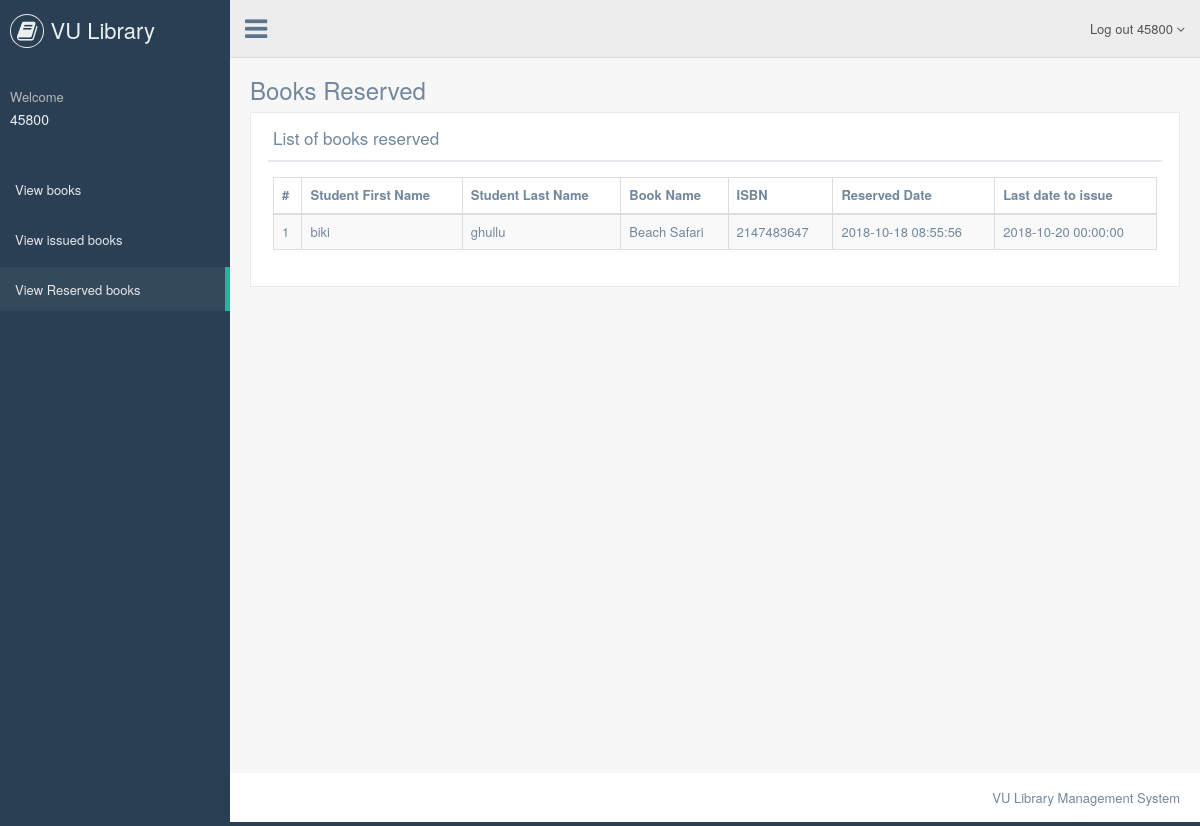
Page /viewreserve.php (signed in) on the committed database.
### tables this page shows
CREATE TABLE `bookreserve` (
  `reserveid` int(11) NOT NULL,
  `studentid` int(11) NOT NULL,
  `bookisbn` int(11) NOT NULL,
  `reserved` datetime NOT NULL,
  `due` datetime NOT NULL
);

CREATE TABLE `Student` (
  `id` int(11) NOT NULL,
  `studentid` int(10) NOT NULL,
  `firstname` varchar(100) NOT NULL,
  `lastname` varchar(100) NOT NULL,
  `password` varchar(100) NOT NULL,
  `email` varchar(100) NOT NULL,
  `phone` int(50) NOT NULL,
  `registrationdate` datetime DEFAULT NULL,
  `status` int(5) NOT NULL
);

CREATE TABLE `book` (
  `bookid` int(11) NOT NULL,
  `bookname` varchar(150) NOT NULL,
  `authid` varchar(40) NOT NULL,
  `catid` int(11) NOT NULL,
  `isbn` int(100) NOT NULL,
  `bookpublish` varchar(40) NOT NULL,
  `bookadd` datetime NOT NULL,
  `status` int(11) NOT NULL,
  `rstatus` int(11) NOT NULL
);

### viewreserve.php (the view, shortened to what this page needs)
    <?php
include("include/header.php");
include("include/connect.php");
?>
        <div class="right_col" role="main">
            <div class="">
                <div class="page-title">
                    <div class="title_left">
                        <h3>Books Reserved</h3>
                    </div>
                </div>
                <div class="clearfix"></div>
                <div class="row" style="min-height:500px">
                    <div class="col-md-12 col-sm-12 col-xs-12">
                        <div class="x_panel">
                            <div class="x_title">
                                <h2>List of books reserved</h2>
                                <div class="clearfix"></div>
                            </div>
                            <div class="x_content">
                                 <table class="table table-striped table-bordered table-hover" id="dataTables-example">
                                    <thead>
                                        <tr>
                                            <th>#</th>
                                            <th>Student First Name</th>
                                            <th>Student Last Name</th>
                                            <th>Book Name</th>
                                            <th>ISBN </th>
                                            <th>Reserved Date</th>
                                            <th>Last date to issue</th>
                                        </tr>
                                    </thead>
                                    <tbody>
                                    <?php
                                    $studid= $_SESSION['slogin'];
                                    $sql = "SELECT Student.firstname,Student.lastname,book.bookname,book.isbn,bookreserve.reserved,bookreserve.due,bookreserve.bookisbn,bookreserve.studentid,bookreserve.reserveid as rid from  bookreserve join Student  on Student.studentid=bookreserve.studentid AND Student.studentid=$studid join book on book.isbn=bookreserve.bookisbn order by bookreserve.reserveid desc";
                                    $query = $dbh -> prepare($sql);
                                    $query->execute();
                                    $results=$query->fetchAll(PDO::FETCH_OBJ);
                                    $cnt=1;
                                    if($query->rowCount() > 0)
                                    {
                                    foreach($results as $result)
                                    {
                                          ?>
                                        <tr class="odd gradeX">
                                            <td class="center"><?php echo htmlentities($cnt);?></td>
                                            <td class="center"><?php echo htmlentities($result->firstname);?></td>
                                            <td class="center"><?php echo htmlentities($result->lastname);?></td>
                                            <td class="center"><?php echo htmlentities($result->bookname);?></td>
                                            <td class="center"><?php echo htmlentities($result->isbn);?></td>
                                            <td class="center"><?php echo htmlentities($result->reserved);?></td>
                                            <td class="center"><?php echo htmlentities($result->due);?></td>
                                        </tr>
 <?php $cnt=$cnt+1;}} ?>
                                    </tbody>
                                </table>
                            </div>
                        </div>
                    </div>
                </div>
            </div>
        </div>
<?php
include("include/footer.php");
?>

### rows in the picture
bookreserve: studentid.firstname "biki", studentid.lastname "ghullu", book.bookname "Beach Safari", book.isbn "2147483647", reserved "2018-10-18 08:55:56", due "2018-10-20 00:00:00"

### other values in the picture
$name "45800"
